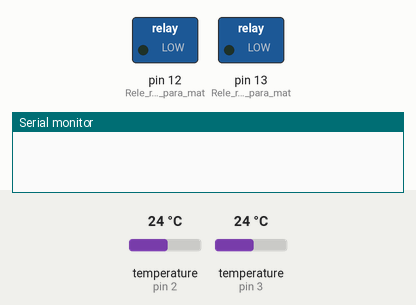
This sketch was run on a simulated Arduino Uno, built with avr-gcc and run on an emulated ATmega328P. On the bench: switched loads named in the sketch (green lamp = pin HIGH), the last lines printed to the serial monitor. The inputs (shaded band) are chosen by the test bench; at power-on: temperature (sensors on pin 2, pin 3) 24 °C.

Above: at 0.1 s.
At 1.6 s:
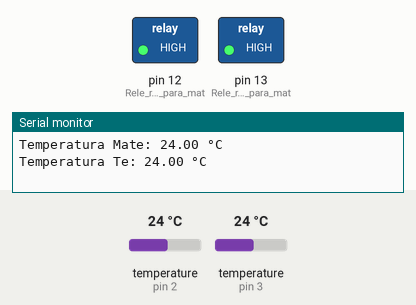
Timing chart, 0 to 3.1 s (numbered marks = the images above):
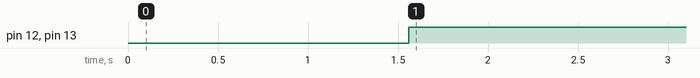

The sketch:

Proyecto_dispenser_AguaTe_AguaMate_con_sensor_DS18B20.ino
```cpp
#include <OneWire.h>
#include <DallasTemperature.h>
/*
------RECORDATORIO------
Conecciones:
Sensore temperatura de mate PIN 2
Sensore temperatura de te PIN 3
Rele resistencia PIN 13
Rele resistencia PIN 12
-------------------------
IMPORTANTE: Posee sisterma de monitor en serie
para verificar el funcionamiento de los sensores
*/


// Define los pines a los que están conectados los sensores DS18B20
const int sensor1Pin = 2;  // Sensor 1 conectado en el pin 2
const int sensor2Pin = 3;  // Sensor 2 conectado en el pin 3

// Inicializa los buses OneWire para ambos sensores
OneWire oneWire1(sensor1Pin);
OneWire oneWire2(sensor2Pin);

// Inicializa las bibliotecas DallasTemperature para ambos sensores
DallasTemperature sensors1(&oneWire1);
DallasTemperature sensors2(&oneWire2);

void setup() {
  // Inicializa la comunicación serial
  Serial.begin(9600);

  // Inicializa los sensores DS18B20
  sensors1.begin();
  sensors2.begin();

  pinMode(13, OUTPUT); // Rele resistencia para mate conectado al pin 13
  pinMode(12, OUTPUT); // Rele resistencia para mate conectado al pin 12
}

void loop() {
  // Llama a las funciones para obtener la temperatura de ambos sensores
  float TemperaturaMate = getTemperature(sensors1, 0);
  float TemperaturaTe = getTemperature(sensors2, 0);

  /*
  Si la temperatura es menor a 30° se enciende el relé, y
  si la temperatura es mayor a 60 se apaga el relé
  */
  if (TemperaturaMate < 30) {
    digitalWrite(13, HIGH);  // Enciende el relé
  } else if (TemperaturaMate > 60) {
    digitalWrite(13, LOW);  // Apaga el relé
  }

  /*
  si la temperatura es menor a 30° se enciende el relé, y
  si la temperatura es mayor a 80° se apaga el relé.
  */
  if (TemperaturaTe < 30) {
    digitalWrite(12, HIGH);  // Enciende el relé
  } else if (TemperaturaTe > 80) {
    digitalWrite(12, LOW);  // Apaga el relé
  }

  // Muestra las temperaturas en el monitor serial
  Serial.print("Temperatura Mate: ");
  Serial.print(TemperaturaMate);
  Serial.println(" °C");

  Serial.print("Temperatura Te: ");
  Serial.print(TemperaturaTe);
  Serial.println(" °C");

  // Espera un momento antes de tomar otra lectura
  delay(500);
}

float getTemperature(DallasTemperature &sensors, int index) {
  // Solicita la lectura de temperatura al sensor específico
  sensors.requestTemperatures();

  // Lee la temperatura en grados Celsius
  return sensors.getTempCByIndex(index);
}
```

Measured:
- by itself, pin 12 (Rele_resistencia_para_mat), pin 13 (Rele_resistencia_para_mat): LOW → HIGH at 1.6 s
